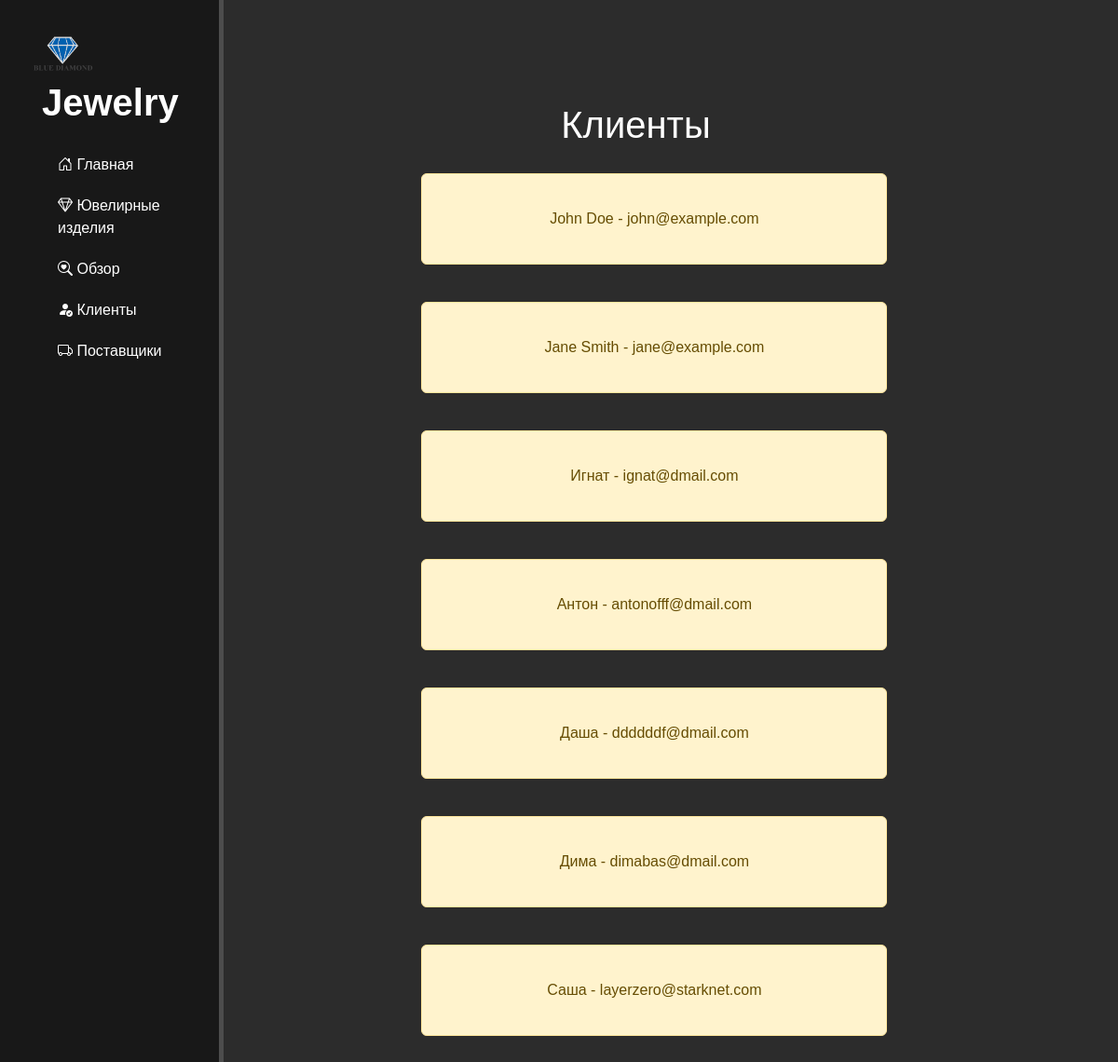
The app's page /customers/ with its own data.
### ivelir/models.py (models this page shows)
class Customer(models.Model):
    name = models.CharField(max_length=100)
    email = models.EmailField(unique=True)

### ivelir/views.py (the view)
# urls.py: path('customers/', views.customer_list, name='customer_list'),
def customer_list(request):
    customers = Customer.objects.all()
    return render(request, 'customer_list.html', {'customers': customers})

### ivelir/templates/customer_list.html (shortened to what this page needs)
<!DOCTYPE html>
{% load static %}
{% include 'masters.html' %}
<ivelir>
    <div class="customer-box">
<div class="features">
    <h1>Клиенты</h1>
 {% for customer in customers %}
                   <div class="alert alert-warning ">
                    <p>{{ customer.name }} - {{ customer.email }} </p>
                       </div>
                {% endfor %}
                </div>
</div>
</ivelir>
</body>
</html>

### ivelir/static/ivelir/css/styles.css (style rules this page uses)
body { background-color: #2c2c2c; font-family: Arial, sans-serif; margin: 0; padding: 0; }
ivelir .features { float:left; color:#fff; margin-top:100px; text-align:center; width:75%; }
ivelir .features h1 { font-size 50px; }
ivelir .features p { max-width:400px;margin:20px auto }
.alert-warning { float:left; clear:left; width:500px; margin:20px 24%; text-align:center; }
.customer-box { padding: 10px; margin-bottom: 10px; }

### records on screen
Customer: name "John Doe", email "john@example.com"
Customer: name "Jane Smith", email "jane@example.com"
Customer: name "Игнат", email "ignat@dmail.com"
Customer: name "Антон", email "antonofff@dmail.com"
Customer: name "Даша", email "ddddddf@dmail.com"
Customer: name "Дима", email "dimabas@dmail.com"
Customer: name "Саша", email "layerzero@starknet.com"
